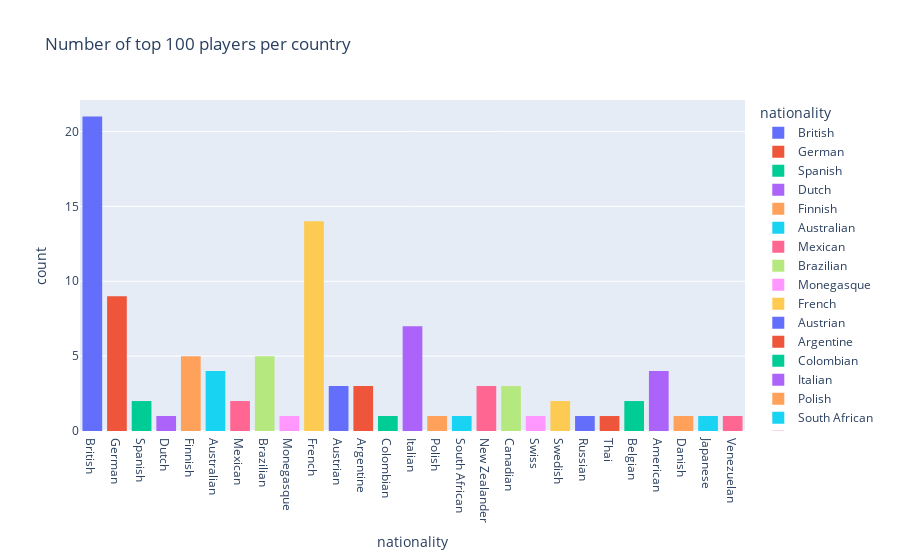

The cell this chart's notebook holds for it:
### Code cell
fig = px.histogram(top_100_drivers, x="nationality",title='Number of top 100 players per country', color='nationality')
fig.show()

### Figure 1 — Plotly figure (JSON) as saved in the notebook; plotly's stock layout.template omitted (floating-point values rounded to 4 significant figures)
{"data": [{"alignmentgroup": "True", "bingroup": "x", "hovertemplate": "nationality=%{x}<br>count=%{y}<extra></extra>", "legendgroup": "British", "marker": {"color": "#636efa", "pattern": {"shape": ""}}, "name": "British", "offsetgroup": "British", "orientation": "v", "showlegend": true, "type": "histogram", "x": ["British", "British", "British", "British", "British", "British", "British", "British", "British", "British", "British", "British", "British", "British", "British", "British", "British", "British", "British", "British", "British"], "xaxis": "x", "yaxis": "y"}, {"alignmentgroup": "True", "bingroup": "x", "hovertemplate": "nationality=%{x}<br>count=%{y}<extra></extra>", "legendgroup": "German", "marker": {"color": "#EF553B", "pattern": {"shape": ""}}, "name": "German", "offsetgroup": "German", "orientation": "v", "showlegend": true, "type": "histogram", "x": ["German", "German", "German", "German", "German", "German", "German", "German", "German"], "xaxis": "x", "yaxis": "y"}, {"alignmentgroup": "True", "bingroup": "x", "hovertemplate": "nationality=%{x}<br>count=%{y}<extra></extra>", "legendgroup": "Spanish", "marker": {"color": "#00cc96", "pattern": {"shape": ""}}, "name": "Spanish", "offsetgroup": "Spanish", "orientation": "v", "showlegend": true, "type": "histogram", "x": ["Spanish", "Spanish"], "xaxis": "x", "yaxis": "y"}, {"alignmentgroup": "True", "bingroup": "x", "hovertemplate": "nationality=%{x}<br>count=%{y}<extra></extra>", "legendgroup": "Dutch", "marker": {"color": "#ab63fa", "pattern": {"shape": ""}}, "name": "Dutch", "offsetgroup": "Dutch", "orientation": "v", "showlegend": true, "type": "histogram", "x": ["Dutch"], "xaxis": "x", "yaxis": "y"}, {"alignmentgroup": "True", "bingroup": "x", "hovertemplate": "nationality=%{x}<br>count=%{y}<extra></extra>", "legendgroup": "Finnish", "marker": {"color": "#FFA15A", "pattern": {"shape": ""}}, "name": "Finnish", "offsetgroup": "Finnish", "orientation": "v", "showlegend": true, "type": "histogram", "x": ["Finnish", "Finnish", "Finnish", "Finnish", "Finnish"], "xaxis": "x", "yaxis": "y"}, {"alignmentgroup": "True", "bingroup": "x", "hovertemplate": "nationality=%{x}<br>count=%{y}<extra></extra>", "legendgroup": "Australian", "marker": {"color": "#19d3f3", "pattern": {"shape": ""}}, "name": "Australian", "offsetgroup": "Australian", "orientation": "v", "showlegend": true, "type": "histogram", "x": ["Australian", "Australian", "Australian", "Australian"], "xaxis": "x", "yaxis": "y"}, {"alignmentgroup": "True", "bingroup": "x", "hovertemplate": "nationality=%{x}<br>count=%{y}<extra></extra>", "legendgroup": "Mexican", "marker": {"color": "#FF6692", "pattern": {"shape": ""}}, "name": "Mexican", "offsetgroup": "Mexican", "orientation": "v", "showlegend": true, "type": "histogram", "x": ["Mexican", "Mexican"], "xaxis": "x", "yaxis": "y"}, {"alignmentgroup": "True", "bingroup": "x", "hovertemplate": "nationality=%{x}<br>count=%{y}<extra></extra>", "legendgroup": "Brazilian", "marker": {"color": "#B6E880", "pattern": {"shape": ""}}, "name": "Brazilian", "offsetgroup": "Brazilian", "orientation": "v", "showlegend": true, "type": "histogram", "x": ["Brazilian", "Brazilian", "Brazilian", "Brazilian", "Brazilian"], "xaxis": "x", "yaxis": "y"}, {"alignmentgroup": "True", "bingroup": "x", "hovertemplate": "nationality=%{x}<br>count=%{y}<extra></extra>", "legendgroup": "Monegasque", "marker": {"color": "#FF97FF", "pattern": {"shape": ""}}, "name": "Monegasque", "offsetgroup": "Monegasque", "orientation": "v", "showlegend": true, "type": "histogram", "x": ["Monegasque"], "xaxis": "x", "yaxis": "y"}, {"alignmentgroup": "True", "bingroup": "x", "hovertemplate": "nationality=%{x}<br>count=%{y}<extra></extra>", "legendgroup": "French", "marker": {"color": "#FECB52", "pattern": {"shape": ""}}, "name": "French", "offsetgroup": "French", "orientation": "v", "showlegend": true, "type": "histogram", "x": ["French", "French", "French", "French", "French", "French", "French", "French", "French", "French", "French", "French", "French", "French"], "xaxis": "x", "yaxis": "y"}, {"alignmentgroup": "True", "bingroup": "x", "hovertemplate": "nationality=%{x}<br>count=%{y}<extra></extra>", "legendgroup": "Austrian", "marker": {"color": "#636efa", "pattern": {"shape": ""}}, "name": "Austrian", "offsetgroup": "Austrian", "orientation": "v", "showlegend": true, "type": "histogram", "x": ["Austrian", "Austrian", "Austrian"], "xaxis": "x", "yaxis": "y"}, {"alignmentgroup": "True", "bingroup": "x", "hovertemplate": "nationality=%{x}<br>count=%{y}<extra></extra>", "legendgroup": "Argentine", "marker": {"color": "#EF553B", "pattern": {"shape": ""}}, "name": "Argentine", "offsetgroup": "Argentine", "orientation": "v", "showlegend": true, "type": "histogram", "x": ["Argentine", "Argentine", "Argentine"], "xaxis": "x", "yaxis": "y"}, {"alignmentgroup": "True", "bingroup": "x", "hovertemplate": "nationality=%{x}<br>count=%{y}<extra></extra>", "legendgroup": "Colombian", "marker": {"color": "#00cc96", "pattern": {"shape": ""}}, "name": "Colombian", "offsetgroup": "Colombian", "orientation": "v", "showlegend": true, "type": "histogram", "x": ["Colombian"], "xaxis": "x", "yaxis": "y"}, {"alignmentgroup": "True", "bingroup": "x", "hovertemplate": "nationality=%{x}<br>count=%{y}<extra></extra>", "legendgroup": "Italian", "marker": {"color": "#ab63fa", "pattern": {"shape": ""}}, "name": "Italian", "offsetgroup": "Italian", "orientation": "v", "showlegend": true, "type": "histogram", "x": ["Italian", "Italian", "Italian", "Italian", "Italian", "Italian", "Italian"], "xaxis": "x", "yaxis": "y"}, {"alignmentgroup": "True", "bingroup": "x", "hovertemplate": "nationality=%{x}<br>count=%{y}<extra></extra>", "legendgroup": "Polish", "marker": {"color": "#FFA15A", "pattern": {"shape": ""}}, "name": "Polish", "offsetgroup": "Polish", "orientation": "v", "showlegend": true, "type": "histogram", "x": ["Polish"], "xaxis": "x", "yaxis": "y"}, {"alignmentgroup": "True", "bingroup": "x", "hovertemplate": "nationality=%{x}<br>count=%{y}<extra></extra>", "legendgroup": "South African", "marker": {"color": "#19d3f3", "pattern": {"shape": ""}}, "name": "South African", "offsetgroup": "South African", "orientation": "v", "showlegend": true, "type": "histogram", "x": ["South African"], "xaxis": "x", "yaxis": "y"}, {"alignmentgroup": "True", "bingroup": "x", "hovertemplate": "nationality=%{x}<br>count=%{y}<extra></extra>", "legendgroup": "New Zealander", "marker": {"color": "#FF6692", "pattern": {"shape": ""}}, "name": "New Zealander", "offsetgroup": "New Zealander", "orientation": "v", "showlegend": true, "type": "histogram", "x": ["New Zealander", "New Zealander", "New Zealander"], "xaxis": "x", "yaxis": "y"}, {"alignmentgroup": "True", "bingroup": "x", "hovertemplate": "nationality=%{x}<br>count=%{y}<extra></extra>", "legendgroup": "Canadian", "marker": {"color": "#B6E880", "pattern": {"shape": ""}}, "name": "Canadian", "offsetgroup": "Canadian", "orientation": "v", "showlegend": true, "type": "histogram", "x": ["Canadian", "Canadian", "Canadian"], "xaxis": "x", "yaxis": "y"}, {"alignmentgroup": "True", "bingroup": "x", "hovertemplate": "nationality=%{x}<br>count=%{y}<extra></extra>", "legendgroup": "Swiss", "marker": {"color": "#FF97FF", "pattern": {"shape": ""}}, "name": "Swiss", "offsetgroup": "Swiss", "orientation": "v", "showlegend": true, "type": "histogram", "x": ["Swiss"], "xaxis": "x", "yaxis": "y"}, {"alignmentgroup": "True", "bingroup": "x", "hovertemplate": "nationality=%{x}<br>count=%{y}<extra></extra>", "legendgroup": "Swedish", "marker": {"color": "#FECB52", "pattern": {"shape": ""}}, "name": "Swedish", "offsetgroup": "Swedish", "orientation": "v", "showlegend": true, "type": "histogram", "x": ["Swedish", "Swedish"], "xaxis": "x", "yaxis": "y"}, {"alignmentgroup": "True", "bingroup": "x", "hovertemplate": "nationality=%{x}<br>count=%{y}<extra></extra>", "legendgroup": "Russian", "marker": {"color": "#636efa", "pattern": {"shape": ""}}, "name": "Russian", "offsetgroup": "Russian", "orientation": "v", "showlegend": true, "type": "histogram", "x": ["Russian"], "xaxis": "x", "yaxis": "y"}, {"alignmentgroup": "True", "bingroup": "x", "hovertemplate": "nationality=%{x}<br>count=%{y}<extra></extra>", "legendgroup": "Thai", "marker": {"color": "#EF553B", "pattern": {"shape": ""}}, "name": "Thai", "offsetgroup": "Thai", "orientation": "v", "showlegend": true, "type": "histogram", "x": ["Thai"], "xaxis": "x", "yaxis": "y"}, {"alignmentgroup": "True", "bingroup": "x", "hovertemplate": "nationality=%{x}<br>count=%{y}<extra></extra>", "legendgroup": "Belgian", "marker": {"color": "#00cc96", "pattern": {"shape": ""}}, "name": "Belgian", "offsetgroup": "Belgian", "orientation": "v", "showlegend": true, "type": "histogram", "x": ["Belgian", "Belgian"], "xaxis": "x", "yaxis": "y"}, {"alignmentgroup": "True", "bingroup": "x", "hovertemplate": "nationality=%{x}<br>count=%{y}<extra></extra>", "legendgroup": "American", "marker": {"color": "#ab63fa", "pattern": {"shape": ""}}, "name": "American", "offsetgroup": "American", "orientation": "v", "showlegend": true, "type": "histogram", "x": ["American", "American", "American", "American"], "xaxis": "x", "yaxis": "y"}, {"alignmentgroup": "True", "bingroup": "x", "hovertemplate": "nationality=%{x}<br>count=%{y}<extra></extra>", "legendgroup": "Danish", "marker": {"color": "#FFA15A", "pattern": {"shape": ""}}, "name": "Danish", "offsetgroup": "Danish", "orientation": "v", "showlegend": true, "type": "histogram", "x": ["Danish"], "xaxis": "x", "yaxis": "y"}, {"alignmentgroup": "True", "bingroup": "x", "hovertemplate": "nationality=%{x}<br>count=%{y}<extra></extra>", "legendgroup": "Japanese", "marker": {"color": "#19d3f3", "pattern": {"shape": ""}}, "name": "Japanese", "offsetgroup": "Japanese", "orientation": "v", "showlegend": true, "type": "histogram", "x": ["Japanese"], "xaxis": "x", "yaxis": "y"}, {"alignmentgroup": "True", "bingroup": "x", "hovertemplate": "nationality=%{x}<br>count=%{y}<extra></extra>", "legendgroup": "Venezuelan", "marker": {"color": "#FF6692", "pattern": {"shape": ""}}, "name": "Venezuelan", "offsetgroup": "Venezuelan", "orientation": "v", "showlegend": true, "type": "histogram", "x": ["Venezuelan"], "xaxis": "x", "yaxis": "y"}], "layout": {"barmode": "relative", "legend": {"title": {"text": "nationality"}, "tracegroupgap": 0}, "title": {"text": "Number of top 100 players per country"}, "xaxis": {"anchor": "y", "categoryarray": ["British", "German", "Spanish", "Dutch", "Finnish", "Australian", "Mexican", "Brazilian", "Monegasque", "French", "Austrian", "Argentine", "Colombian", "Italian", "Polish", "South African", "New Zealander", "Canadian", "Swiss", "Swedish", "Russian", "Thai", "Belgian", "American", "Danish", "Japanese", "Venezuelan"], "categoryorder": "array", "domain": [0, 1], "title": {"text": "nationality"}}, "yaxis": {"anchor": "x", "domain": [0, 1], "title": {"text": "count"}}}}
